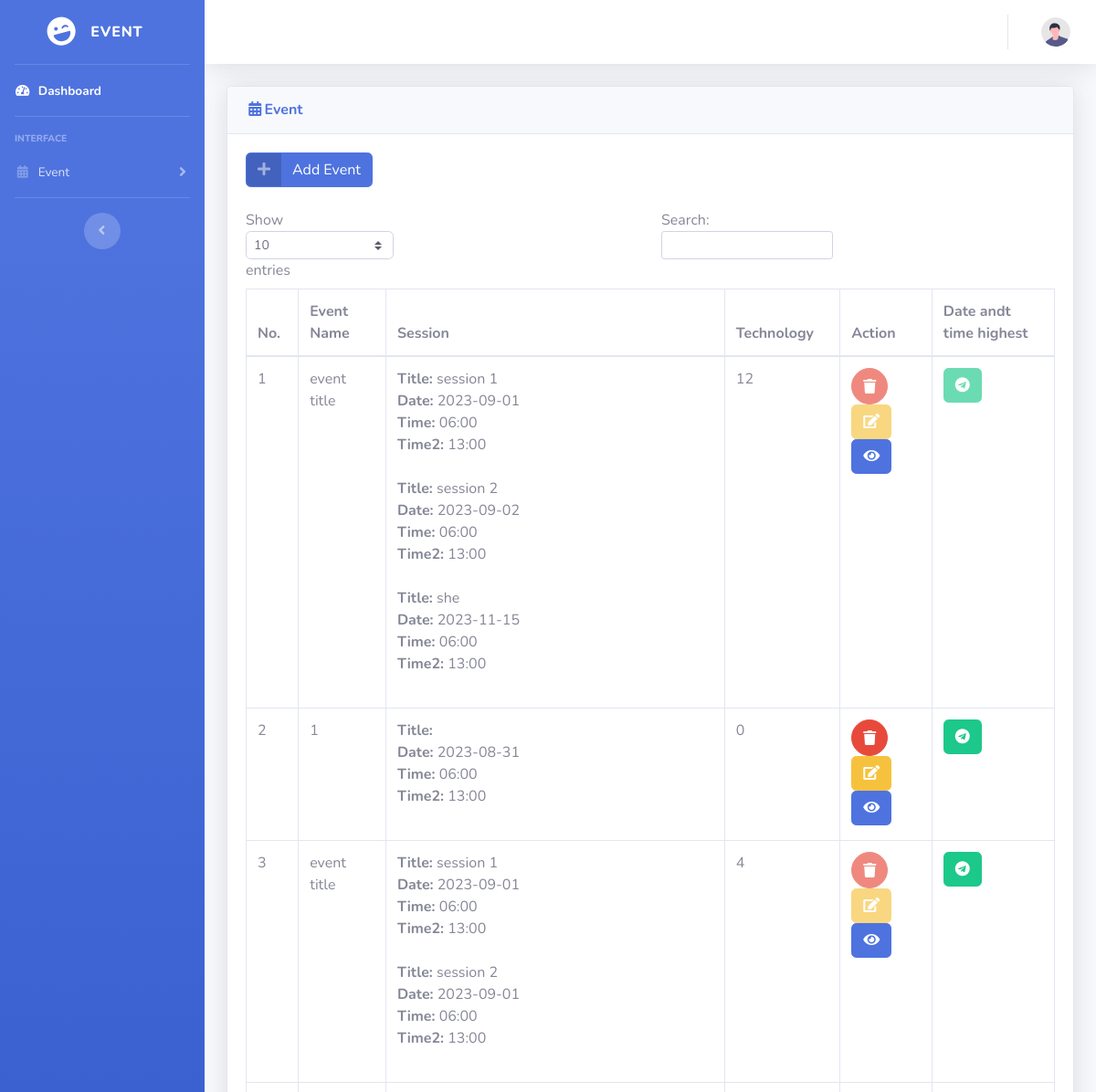
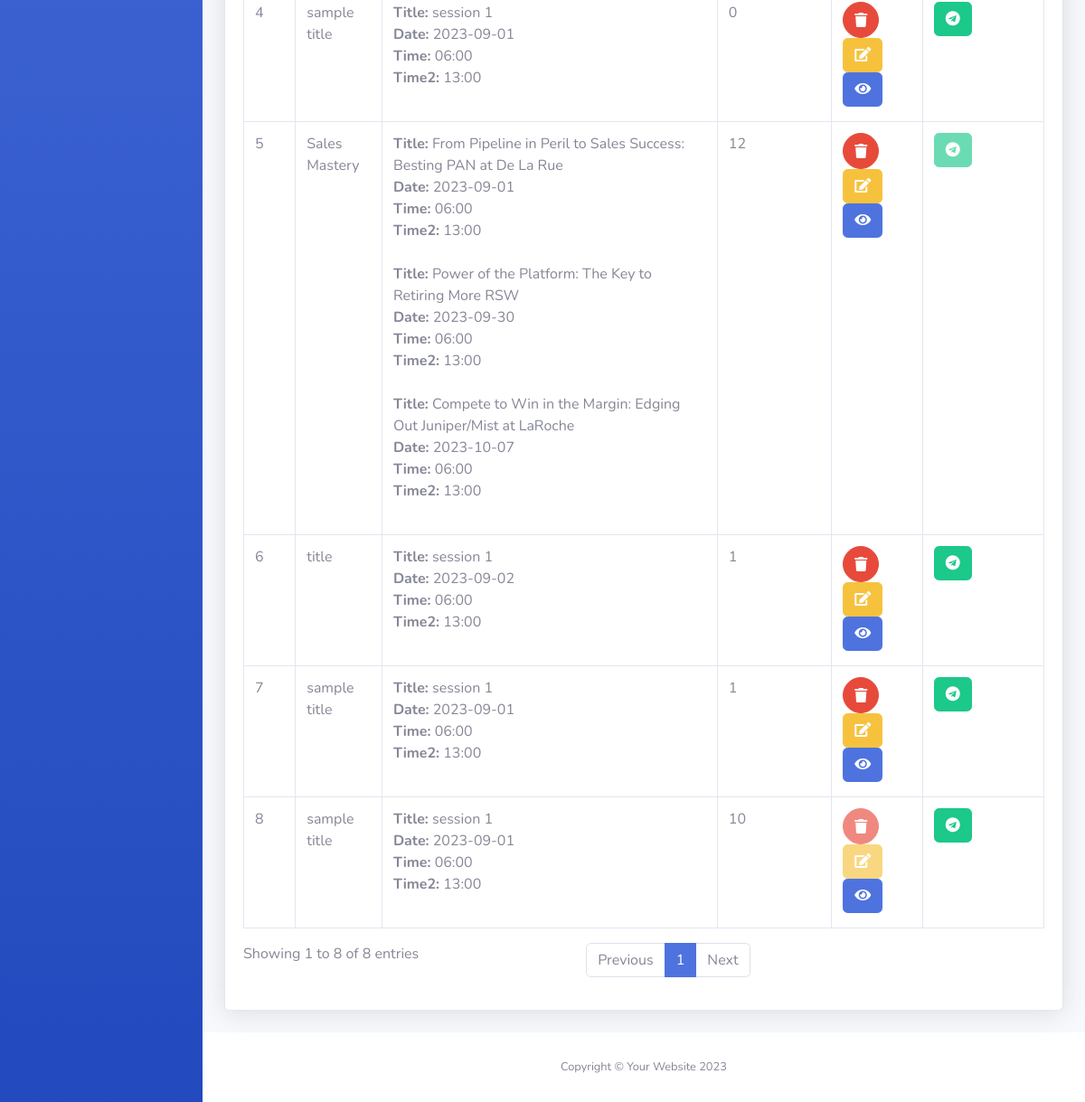
The app's page /event.php (signed in), older data (2 pictures, top to bottom).
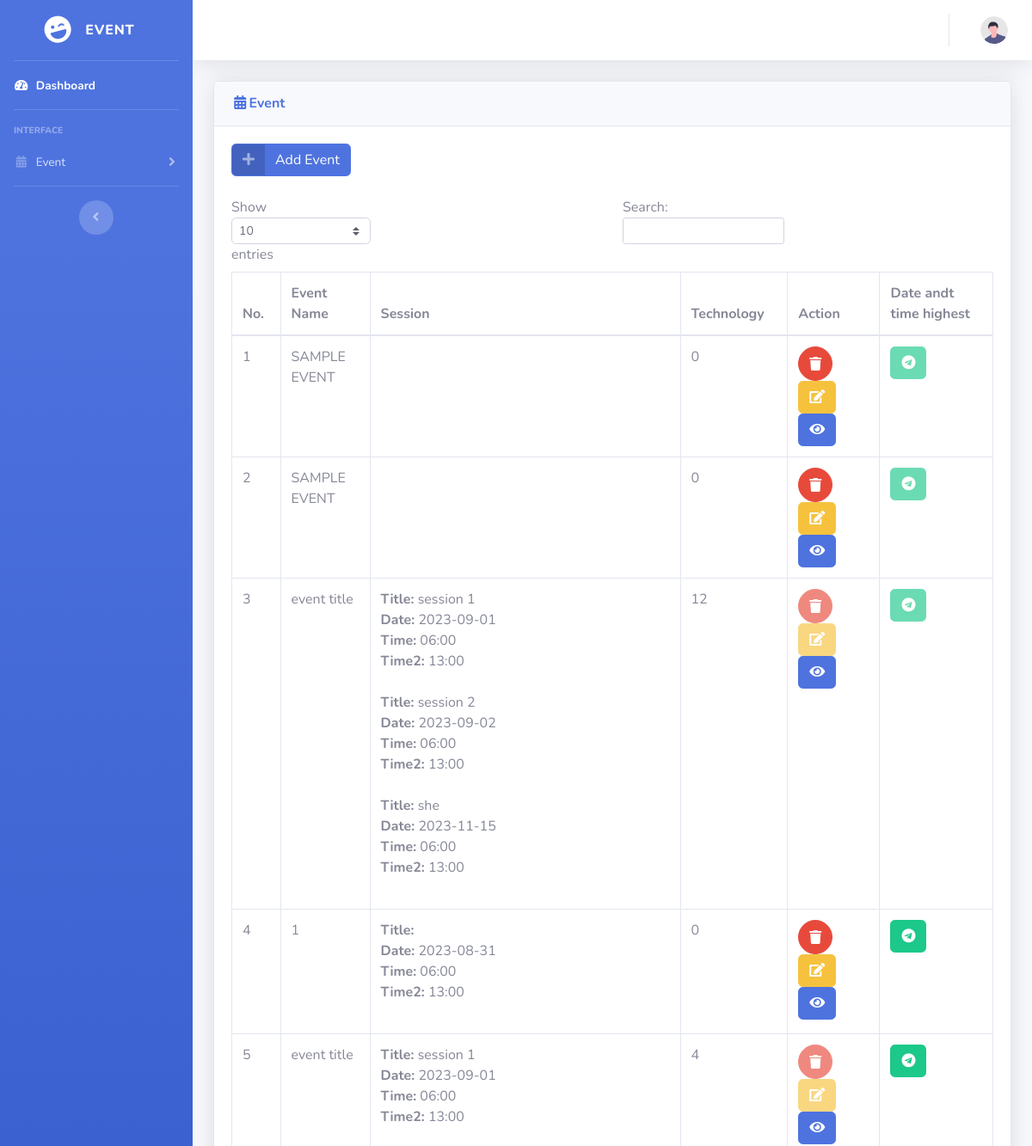
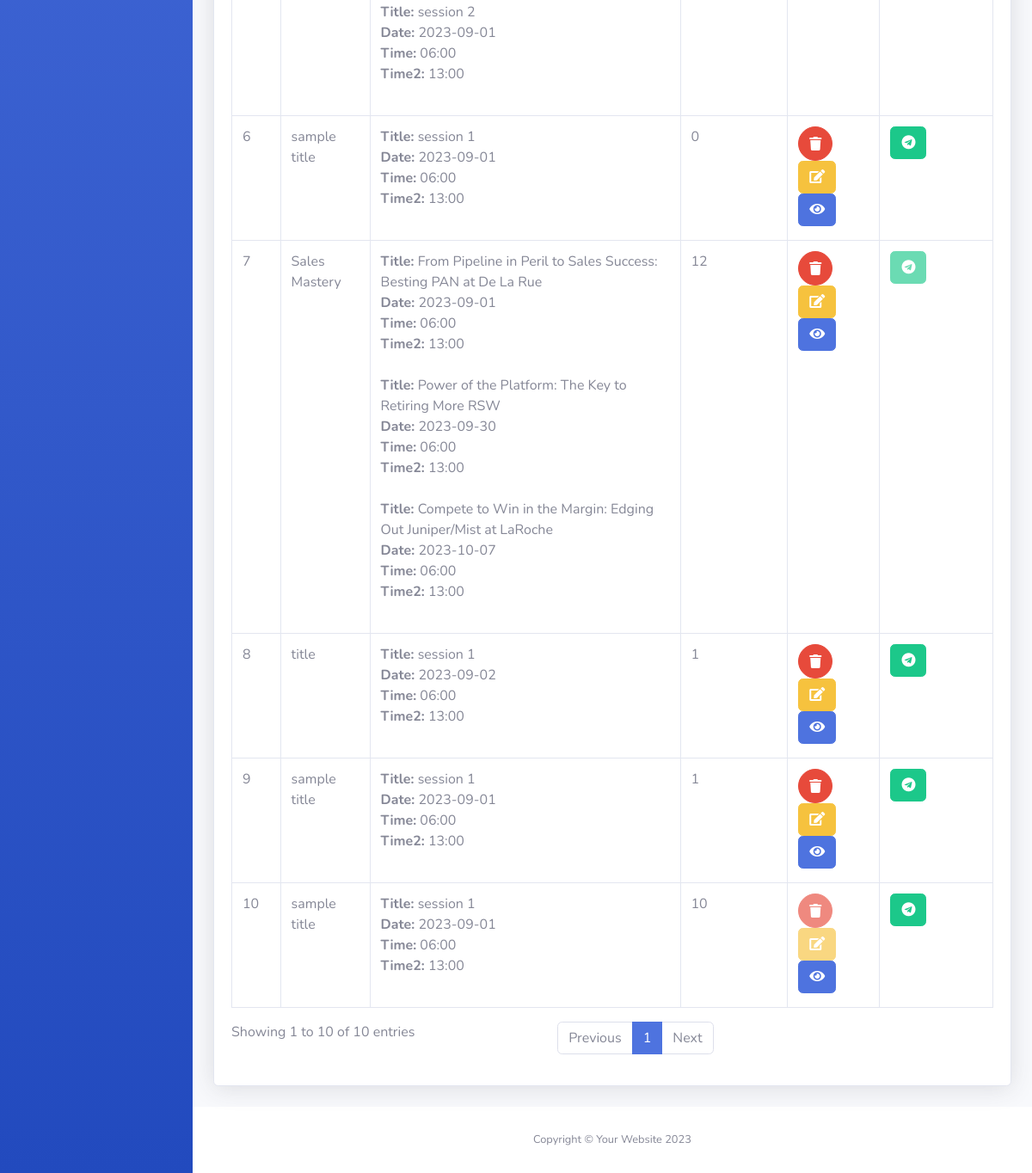
The same page, newer data (2 pictures, top to bottom).
### tables this page shows
CREATE TABLE `events` (
  `event_id` int(11) NOT NULL,
  `event_title` varchar(255) NOT NULL,
  `user_id` int(11) NOT NULL,
  `event_status` int(11) NOT NULL COMMENT '0 = deleted\r\n1 = active\r\n2 = already answer'
);

CREATE TABLE `event_sessions` (
  `session_id` int(11) NOT NULL,
  `event_id` int(11) NOT NULL,
  `session_title` varchar(255) NOT NULL,
  `date1` varchar(10) NOT NULL,
  `time1` varchar(10) NOT NULL,
  `time2` varchar(255) NOT NULL
);

### connection.php (called while the page is built, shortened)
<?php
	function getRecord($con, $strSql){
		$arrRec = [];
		$i = 0;
		if ($rs = mysqli_query($con, $strSql)) {
			if(mysqli_num_rows($rs) > 0) {
				while($rec = mysqli_fetch_array($rs)){
					foreach ($rec as $key => $value) {
						$arrRec[$i][$key] = $value;
					}
					$i++;
				}
			}
		}
		else
			die("ERROR: Could not Execute your request!");
		return $arrRec;
		}
?>

### event.php (the view, shortened to what the changed rows need)
<?php
    include 'connection.php';
    $user_id = $_SESSION['user_id'];
    function getEventSessionsInfo($connection, $event_id) {
        $sessionsInfo = array();
        $sql = "SELECT session_title, date1, time1, time2 FROM event_sessions WHERE event_id = '$event_id'";
        $result = mysqli_query($connection, $sql);
        if ($result) {
            while ($row = mysqli_fetch_assoc($result)) {
                $sessionsInfo[] = $row;
            }
        }
        return $sessionsInfo;
    }
    function getEventTechnologyLineCount($connection, $event_id) {
        $techlineCount = "";
        $sql = "SELECT COUNT(*) as tech_count FROM product_technology_lines WHERE event_id = '$event_id'";
        $result = mysqli_query($connection, $sql);
        if ($result) {
            $row = mysqli_fetch_assoc($result);
            $techlineCount = $row['tech_count'];
            return $techlineCount;
        }
        else{
        }
        return $techlineCount;
    }
    function getLastHighestDateTime($connection, $event_id) {
        $sql = "SELECT date1, time2 FROM event_sessions where event_id = '$event_id'  ORDER BY CONCAT(date1, ' ', time2) DESC LIMIT 1";
        $result = mysqli_query($connection, $sql);
        if ($result) {
            if (mysqli_num_rows($result) > 0) {
                $row = mysqli_fetch_assoc($result);
                $lastHighestDateTime = $row['date1'] . ' ' . $row['time2'];
            }
            else{
                $lastHighestDateTime = "No records found";
            }
        }
        else{
            $lastHighestDateTime = "Error: " . mysqli_error($conn);
        }
        return $lastHighestDateTime;
    }
?>
<!DOCTYPE html>
<html lang="en">
<head>
    <?php include'link.php'; ?>
    <link rel='stylesheet' href='https://cdnjs.cloudflare.com/ajax/libs/font-awesome/4.7.0/css/font-awesome.min.css'>
</head>
<body id="page-top">
    <div id="wrapper">
        <div id="content-wrapper" class="d-flex flex-column">
            <div id="content">
                <div class="container-fluid">
                    <div class="card shadow mb-4">
                        <div class="card-body">
                            <a href="event-add.php" class="btn btn-primary btn-icon-split">
                                <span class="icon text-white-50">
                                </span>
                                <span class="text">Add Event</span>
                            </a>
                            <br><br>
                            <div class="table-responsive">
                                <table class="table table-bordered" id="dataTable" width="100%" cellspacing="0">
                                    <thead>
                                        <tr>
                                            <th>No.</th>
                                            <th>Event Name</th>
                                            <th>Session</th>
                                            <th>Technology</th>
                                            <th>Action</th>
                                            <th>Date andt time highest</th>
                                        </tr>
                                    </thead>
                                    <tbody>
                                        <?php
                                        $con = openConnection();
                                        $strSql = "SELECT * FROM events where user_id = '$user_id' order by event_id desc";
                                        $result = getRecord($con, $strSql);
                                        foreach ($result as $key => $event) {
                                            $event_status = $event['event_status'];
                                            echo
                                            '<tr>
                                                <td>' . ($key + 1) . '</td>
                                                <td>' . $event['event_title'] . '</td>';
                                            $eventSessions = getEventSessionsInfo($con, $event['event_id']);
                                            echo '<td>';
                                            foreach ($eventSessions as $session) {
                                                echo '<strong>Title:</strong> ' . $session['session_title'] . '<br>';
                                                echo '<strong>Date:</strong> ' . $session['date1'] . '<br>';
                                                echo '<strong>Time:</strong> ' . $session['time1'] . '<br>';
                                                echo '<strong>Time2:</strong> ' . $session['time2'] . '<br><br>';
                                            }
                                            echo '</td>';
                                            echo '
                                                <td>';
                                                echo $techCount = getEventTechnologyLineCount($con, $event['event_id']);
                                            echo '</td>
                                                <td>';
                                                if ($event_status == '2') {
                                                    echo '
                                                    <button class="btn btn-danger btn-circle btnDeleteEvent" data-toggle="modal" data-target="#delete_event" event_id="'.$event['event_id'].'" disabled><i class="fas fa-trash"></i></button>
                                                    <button class="btn btn-warning" disabled><i class="fas fa-edit"></i></button>
                                                    <a href="event-session.php?eventID=' . $event['event_id'] . '" class="btn btn-primary"><i class="fas fa-eye"></i></a>
                                                        ';
                                                }
                                                else{
                                                    echo '
                                                    <button class="btn btn-danger btn-circle btnDeleteEvent" data-toggle="modal" data-target="#delete_event" event_id="'.$event['event_id'].'"><i class="fas fa-trash"></i></button>
                                                    <a href="event-edit.php?eventID=' . $event['event_id'] . '" class="btn btn-warning"><i class="fas fa-edit"></i></a>
                                                    <a href="event-session.php?eventID=' . $event['event_id'] . '" class="btn btn-primary"><i class="fas fa-eye"></i></a>';
                                                }
                                            echo '
                                                </td>
                                                <td>';
                                                $lastHighestDateTime = getLastHighestDateTime($con, $event['event_id']);
                                                $dateToday = date('Y-m-d h:i:s');
                                                if($lastHighestDateTime < $dateToday){
                                                    echo '<a href="send-email-event-done.php?eventID=' . $event['event_id'] . '" class="btn btn-success"><i class="fa fa-telegram green-color"></a>';
                                                }
                                                else{
                                                    echo '<button class="btn btn-success" disabled><i class="fa fa-telegram green-color"></i>
                                                    </button>';
                                                }
                                                echo '</td>
                                            </tr>';
                                        }
                                        ?>
                                    </tbody>
                                </table>
                            </div>
                        </div>
                    </div>
                </div>
            </div>
        </div>
    </div>
</body>
</html>

Row changes from the older to the newer data that the page shows:
added events: event_title "SAMPLE EVENT", event_id "0"
added events: event_title "SAMPLE EVENT", event_id "0"
Text that changed along with them:
text written by a page script: "Show entries Search: Showing 1 to 8 of 8 entries Previous 1 Next" → "Show entries Search: Showing 1 to 10 of 10 entries Previous 1 Next"
